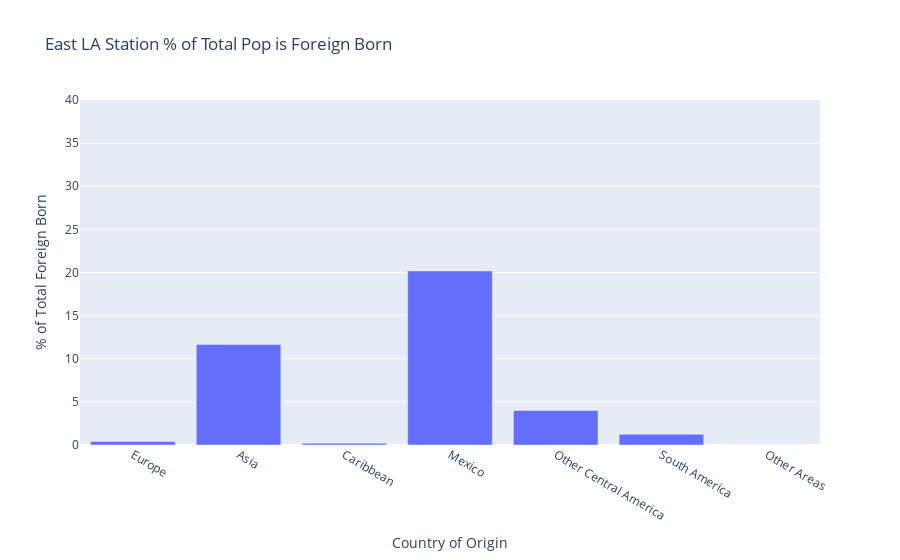
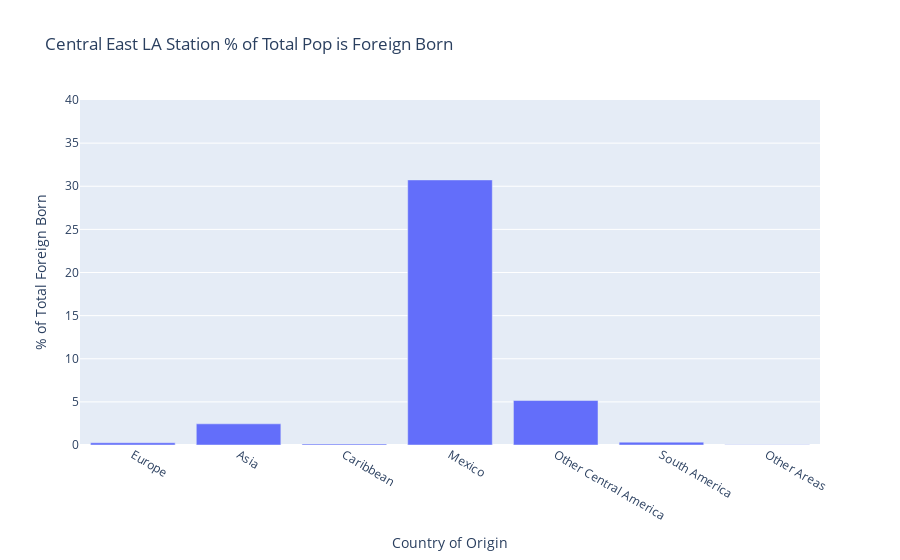
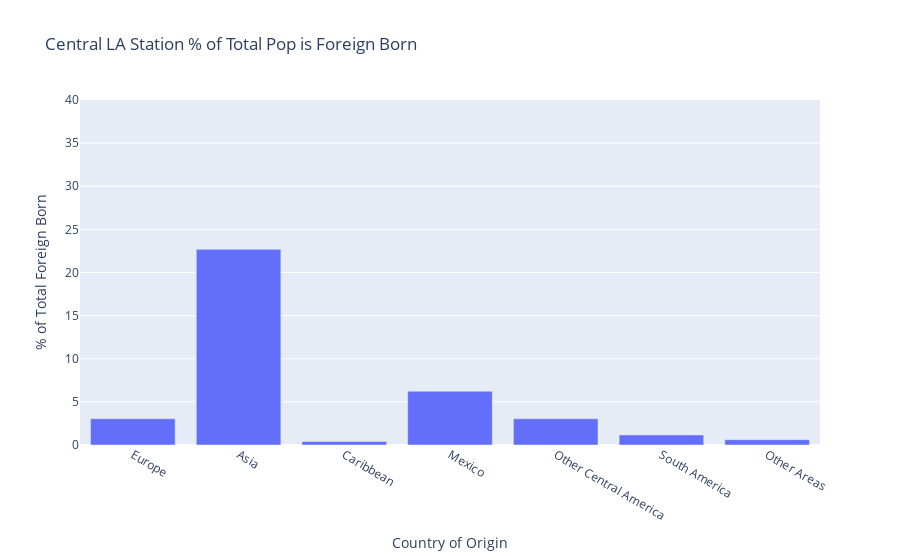

The notebook cell saved with these charts, in order:
### Code cell
def rgn_chart_country(region = 'East LA'):

    gdf = df[df["region"].isin([region])]

    # Creating our summation row, since we're not breaking it down by census tract
    gdf = gdf.append(gdf.sum(numeric_only=True), ignore_index=True)

    # Keeping only summation row
    gdf = gdf.iloc[-1:]
    
    gdf = gdf.drop(columns=['FIPS', 'Census Tract'], axis=1)

    gdf['Europe'] = gdf['19 Europe']/gdf['19 Total Population']*100
    gdf['Asia'] = gdf['19 Asia']/gdf['19 Total Population']*100
    gdf['Caribbean'] = gdf['19 Caribbean']/gdf['19 Total Population']*100
    gdf['Mexico'] = gdf['19 Mexico']/gdf['19 Total Population']*100
    gdf['Other Central America'] = gdf['19 Other Central America']/gdf['19 Total Population']*100
    gdf['South America'] = gdf['19 South America']/gdf['19 Total Population']*100
    gdf['Other Areas'] = gdf['19 Other Areas Entered 2010 or later']/gdf['19 Total Population']*100
    
    ctk = ['Europe',
           'Asia',
           'Caribbean',
           'Mexico',
           'Other Central America',
           'South America',
           'Other Areas']
    
    gdf = gdf[ctk]
    
    # Flipping rows and columns
    gdf = gdf.transpose()
    
    # Reseting index
    gdf = gdf.reset_index()
    
    # Renaming columns
    gdf.columns = ['Country of Origin', '% of Total Foreign Born']
    
    fig = px.bar(gdf, x='Country of Origin', y='% of Total Foreign Born',
              barmode='group',
              title=region + " Station % of Total Pop is Foreign Born", 
              height=400)
    
    fig.update_yaxes(range=[0, 40])
   
    fig.show()

for region in regions:
    rgn_chart_country(region = region)

### Figure 1 — Plotly figure (JSON) as saved in the notebook; plotly's stock layout.template omitted (floating-point values rounded to 4 significant figures)
{"data": [{"alignmentgroup": "True", "hovertemplate": "Country of Origin=%{x}<br>% of Total Foreign Born=%{y}<extra></extra>", "legendgroup": "", "marker": {"color": "#636efa", "pattern": {"shape": ""}}, "name": "", "offsetgroup": "", "orientation": "v", "showlegend": false, "textposition": "auto", "type": "bar", "x": ["Europe", "Asia", "Caribbean", "Mexico", "Other Central America", "South America", "Other Areas"], "xaxis": "x", "y": [0.4077, 11.66, 0.2007, 20.18, 3.992, 1.246, 0], "yaxis": "y"}], "layout": {"autosize": true, "barmode": "group", "legend": {"tracegroupgap": 0}, "title": {"text": "East LA Station % of Total Pop is Foreign Born"}, "xaxis": {"anchor": "y", "autorange": true, "domain": [0, 1], "range": [-0.5, 6.5], "title": {"text": "Country of Origin"}, "type": "category"}, "yaxis": {"anchor": "x", "domain": [0, 1], "range": [0, 40], "title": {"text": "% of Total Foreign Born"}, "type": "linear"}}}

### Figure 2 — Plotly figure (JSON) as saved in the notebook; plotly's stock layout.template omitted (floating-point values rounded to 4 significant figures)
{"data": [{"alignmentgroup": "True", "hovertemplate": "Country of Origin=%{x}<br>% of Total Foreign Born=%{y}<extra></extra>", "legendgroup": "", "marker": {"color": "#636efa", "pattern": {"shape": ""}}, "name": "", "offsetgroup": "", "orientation": "v", "showlegend": false, "textposition": "auto", "type": "bar", "x": ["Europe", "Asia", "Caribbean", "Mexico", "Other Central America", "South America", "Other Areas"], "xaxis": "x", "y": [0.261, 2.455, 0.1202, 30.73, 5.158, 0.3321, 0.03676], "yaxis": "y"}], "layout": {"autosize": true, "barmode": "group", "legend": {"tracegroupgap": 0}, "title": {"text": "Central East LA Station % of Total Pop is Foreign Born"}, "xaxis": {"anchor": "y", "autorange": true, "domain": [0, 1], "range": [-0.5, 6.5], "title": {"text": "Country of Origin"}, "type": "category"}, "yaxis": {"anchor": "x", "domain": [0, 1], "range": [0, 40], "title": {"text": "% of Total Foreign Born"}, "type": "linear"}}}

### Figure 3 — Plotly figure (JSON) as saved in the notebook; plotly's stock layout.template omitted (floating-point values rounded to 4 significant figures)
{"data": [{"alignmentgroup": "True", "hovertemplate": "Country of Origin=%{x}<br>% of Total Foreign Born=%{y}<extra></extra>", "legendgroup": "", "marker": {"color": "#636efa", "pattern": {"shape": ""}}, "name": "", "offsetgroup": "", "orientation": "v", "showlegend": false, "textposition": "auto", "type": "bar", "x": ["Europe", "Asia", "Caribbean", "Mexico", "Other Central America", "South America", "Other Areas"], "xaxis": "x", "y": [3.046, 22.69, 0.3984, 6.232, 3.04, 1.164, 0.6181], "yaxis": "y"}], "layout": {"autosize": true, "barmode": "group", "legend": {"tracegroupgap": 0}, "title": {"text": "Central LA Station % of Total Pop is Foreign Born"}, "xaxis": {"anchor": "y", "autorange": true, "domain": [0, 1], "range": [-0.5, 6.5], "title": {"text": "Country of Origin"}, "type": "category"}, "yaxis": {"anchor": "x", "domain": [0, 1], "range": [0, 40], "title": {"text": "% of Total Foreign Born"}, "type": "linear"}}}
